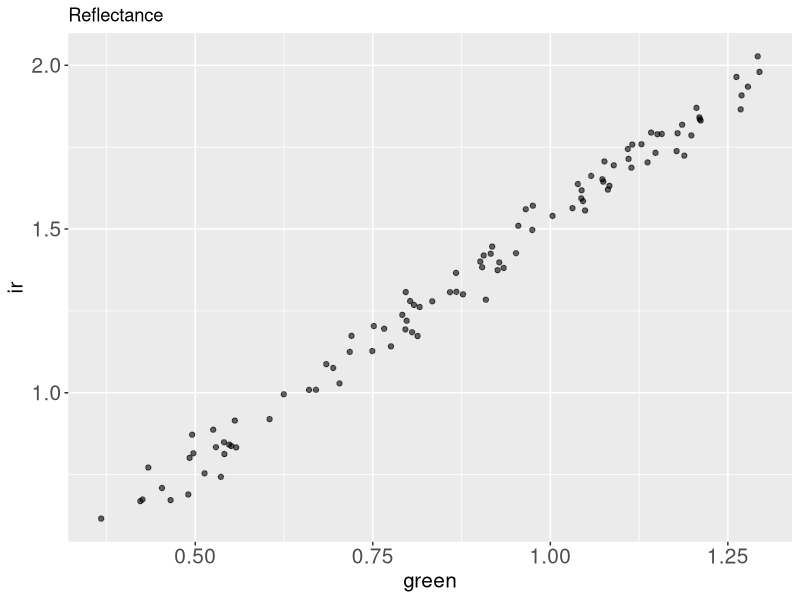
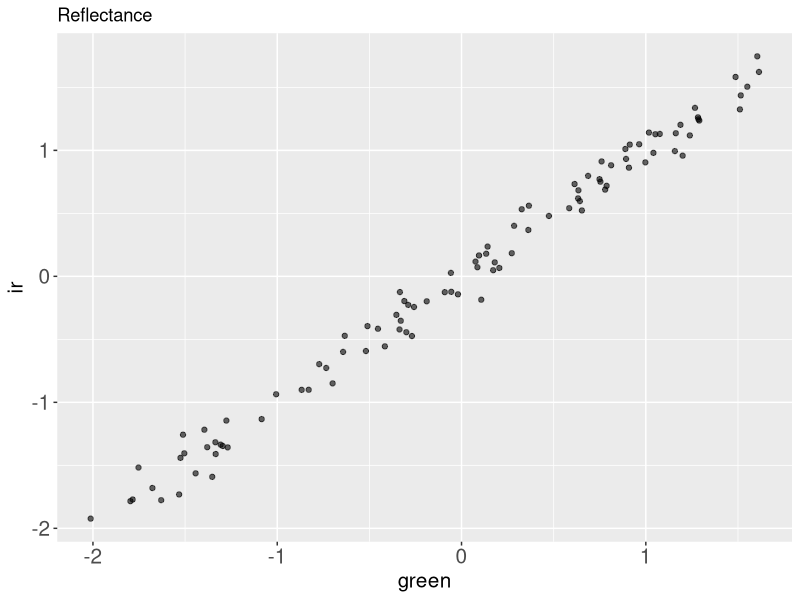

Here is the R script that generated these plots, in order:
## ---- chunk 1
#| message: false
library(dplyr)
library(readr)
library(magrittr)
library(tidyr)
library(palmerpenguins)
library(tibble)
library(ggplot2)
library(readr)
library(here)
library(stringr)
library(broom)

theme_update(axis.title = element_text(size = 15),
             axis.text = element_text(size = 15),
             strip.text = element_text(size = 15))
## ---- chunk 2
size <- 100
v <- runif(size, min = 0.3, 1)
## ---- chunk 3
reflectance <- 
  tibble(
    ir = v*2 + rnorm(size, mean = 0, sd = .02),
    green = v*1.3 + rnorm(size, mean = 0, sd = .02)
  )
## ---- chunk 4
reflectance
## ---- chunk 5
reflectance %>% 
  ggplot() +
  aes(x = green,
      y = ir) +
  geom_point(alpha = .6) +
  labs(title = "Reflectance")
## ---- chunk 6
reflectance_scaled <- 
  reflectance %>%
  scale() %>%
  as_tibble()
## ---- chunk 7
reflectance_scaled %>% 
  ggplot() +
  aes(x = green,
      y = ir) +
  geom_point(alpha = .6) +
  labs(title = "Reflectance")
